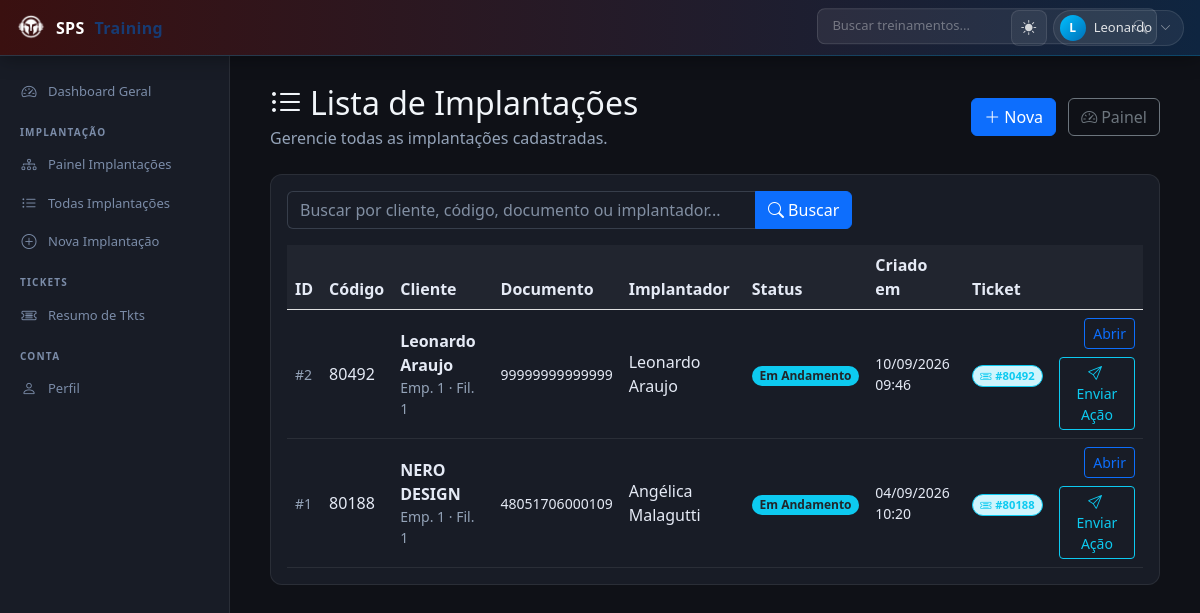
The app's page /implantacao/lista/ (signed in) with its own data.
### implantacao/models/implantacao.py (models this page shows, shortened)
class Implantacao(models.Model):
    empresa = models.IntegerField(default=0)
    filial = models.IntegerField(default=0)
    codigo_cliente = models.CharField(max_length=50)
    cliente = models.CharField(max_length=120)
    documento_cliente = models.CharField(max_length=30)
    implantador = models.CharField(max_length=120, blank=True, default='')
    data_implantacao = models.DateField(
        null=True,
        blank=True,
    )
    prazo_implementacao = models.DateField(
        null=True,
        blank=True,
    )
    status = models.CharField(
        max_length=30,
        choices=StatusImplantacao.choices,
        default=StatusImplantacao.NAO_INICIADO,
    )
    observacoes = models.TextField(blank=True)
    criado_em = models.DateTimeField(auto_now_add=True)
    atualizado_em = models.DateTimeField(auto_now=True)
    class Meta:
        db_table = 'implantacoes'
        ordering = ['-criado_em']

### implantacao/models/origem_movidesk.py (models this page shows, shortened)
class OrigemMovidesk(models.Model):
    implantacao = models.OneToOneField(
        'implantacao.Implantacao',
        related_name='movidesk',
        on_delete=models.CASCADE,
    )
    ticket_id = models.BigIntegerField(unique=True)
    sincronizado_em = models.DateTimeField(null=True, blank=True)
    dados_origem = models.JSONField(default=dict)
    class Meta:
        db_table = 'implantacoes_origens_movidesk'

### implantacao/views.py (the view, shortened to what this page needs)
# urls.py: path('lista/', views.ImplantacaoListView.as_view(), name='implantacao_list'),
@method_decorator(login_required, name='dispatch')
class ImplantacaoListView(ListView):
    template_name = 'pages/implantacao_list.html'
    context_object_name = 'object_list'
    paginate_by = 25
    def get_queryset(self):
        qs = Implantacao.objects.select_related('movidesk').order_by('-criado_em')
        q = self.request.GET.get('q', '').strip()
        return qs
    def get_context_data(self, **kwargs):
        ctx = super().get_context_data(**kwargs)
        ctx['query'] = self.request.GET.get('q', '').strip()
        return ctx

### templates/pages/implantacao_list.html (shortened to what this page needs)
{% extends 'base.html' %}
{% block content %}
<div class="container-fluid">
    <div class="row mb-4 align-items-center">
        <div class="col-md-8">
            <h2 class="mb-1"><i class="bi bi-list-ul me-2"></i>Lista de Implantações</h2>
            <p class="text-muted mb-0">Gerencie todas as implantações cadastradas.</p>
        </div>
        <div class="col-md-4 text-md-end mt-3 mt-md-0">
            <a href="{% url 'implantacao:implantacao_nova' %}" class="btn btn-primary me-2">
                <i class="bi bi-plus-lg me-1"></i>Nova
            </a>
            <a href="{% url 'implantacao:dashboard' %}" class="btn btn-outline-secondary">
                <i class="bi bi-speedometer2 me-1"></i>Painel
            </a>
        </div>
    </div>
    <div class="card">
        <div class="card-body">
            <form method="get" class="row g-3 mb-3">
                <div class="col-md-8">
                    <div class="input-group">
                        <input type="text" name="q" class="form-control"
                            placeholder="Buscar por cliente, código, documento ou implantador..." value="{{ query }}">
                        <button class="btn btn-primary" type="submit">
                            <i class="bi bi-search me-1"></i>Buscar
                        </button>
                    </div>
                </div>
            </form>
            <div class="table-responsive d-none d-lg-block">
                <table class="table table-hover align-middle mb-0">
                    <thead class="table-light">
                        <tr>
                            <th>ID</th>
                            <th>Código</th>
                            <th>Cliente</th>
                            <th>Documento</th>
                            <th>Implantador</th>
                            <th>Status</th>
                            <th>Criado em</th>
                            <th>Ticket</th>
                            <th></th>
                        </tr>
                    </thead>
                    <tbody>
                        {% for imp in object_list %}
                        <tr>
                            <td class="small text-muted">#{{ imp.id }}</td>
                            <td>{{ imp.codigo_cliente }}</td>
                            <td>
                                <div class="fw-semibold">{{ imp.cliente }}</div>
                                {% if imp.empresa or imp.filial %}
                                <div class="small text-muted">Emp. {{ imp.empresa }} · Fil. {{ imp.filial }}</div>
                                {% endif %}
                            </td>
                            <td class="small">{{ imp.documento_cliente }}</td>
                            <td>{{ imp.implantador|default:"—" }}</td>
                            <td>
                                {% with s=imp.status %}
                                <span
                                    class="badge rounded-pill
                                    {% if s == 'nao_iniciado' %}bg-secondary{% elif s == 'em_andamento' %}bg-info text-dark{% elif s == 'finalizado' %}bg-success{% else %}bg-danger{% endif %}">
                                    {{ imp.get_status_display }}
                                </span>
                                {% endwith %}
                            </td>
                            <td class="small">{{ imp.criado_em|date:"d/m/Y H:i" }}</td>
                            <td>
                                {% with origem=imp.movidesk %}
                                    {% if origem %}
                                    <span class="badge bg-info-subtle text-info border border-info rounded-pill" style="font-size: .7rem;">
                                        <i class="bi bi-ticket-detailed me-1"></i>#{{ origem.ticket_id }}
                                    </span>
                                    {% else %}
                                    <span class="badge bg-secondary-subtle text-secondary border border-secondary rounded-pill" style="font-size: .7rem;">
                                        Sem vínculo
                                    </span>
                                    {% endif %}
                                {% endwith %}
                            </td>
                            <td>
                                <div class="d-flex flex-wrap gap-2 justify-content-end">
                                    <a href="{% url 'implantacao:implantacao_detail' imp.pk %}"
                                       class="btn btn-sm btn-outline-primary">
                                        Abrir
                                    </a>
                                    <button type="button"
                                            class="btn btn-sm btn-outline-info btn-enviar-acao"
                                            data-pk="{{ imp.pk }}"
                                            data-cliente="{{ imp.cliente }}"
                                            data-next="{{ request.get_full_path }}"
                                            data-url="{% url 'implantacao:implantacao_enviar_acao' imp.pk %}"
                                            data-tem-origem="{% if imp.movidesk %}1{% else %}0{% endif %}"
                                            {% if not imp.movidesk %}title="Implantação sem ticket Movidesk vinculado."{% endif %}>
                                        <i class="bi bi-send me-1"></i>Enviar Ação
                                    </button>
                                </div>
                            </td>
                        </tr>
                        {% endfor %}
                    </tbody>
                </table>
            </div>
        </div>
    </div>
</div>
{% endblock %}

### templates/base.html (shortened to what this page needs)
{% load static %}
<!DOCTYPE html>
<html lang="pt-br" data-theme="dark">
<head>
    <link href="https://cdn.jsdelivr.net/npm/bootstrap@5.3.0/dist/css/bootstrap.min.css" rel="stylesheet">
    <link href="https://cdn.jsdelivr.net/npm/bootstrap@5.3.0/dist/css/bootstrap.min.css" rel="stylesheet">
    <link href="https://cdn.jsdelivr.net/npm/bootstrap-icons@1.10.0/font/bootstrap-icons.css" rel="stylesheet">
</head>
<body>
    <nav class="sps-navbar">
        <a class="sps-navbar__brand" href="/home/">
            <img src="{% static 'logo.png' %}" alt="SPS">
            SPS <span>Training</span>
        </a>
        {% if user.is_authenticated %}
        <div class="sps-search">
            <input type="text" id="searchInput" placeholder="Buscar treinamentos..." autocomplete="off">
            <i class="bi bi-search sps-search__icon"></i>
        </div>
        {% endif %}
        <div class="sps-navbar__actions">
            <button class="sps-nav-btn" onclick="toggleTheme()" title="Alternar tema" aria-label="Tema">
                <i class="bi bi-moon-fill" id="themeIcon"></i>
            </button>
            {% if user.is_authenticated %}
            <div class="sps-dropdown" id="userDropdown">
                <div class="sps-user-chip" onclick="toggleDropdown('userDropdown')">
                    <div class="sps-user-chip__avatar">
                        {{ user.first_name|default:user.username|slice:":1"|upper }}
                    </div>
                    <span>{{ user.first_name|default:user.username }}</span>
                    <i class="bi bi-chevron-down" style="font-size:11px; opacity:.6;"></i>
                </div>
            </div>
            {% else %}
            <a class="sps-nav-btn" href="{% url 'login' %}" title="Entrar">
                <i class="bi bi-box-arrow-in-right"></i>
            </a>
            {% endif %}
        </div>
    </nav>
    <div class="sps-layout">
        {% if user.is_authenticated %}
        <aside class="sps-sidebar" id="sidebar">
            <a class="sps-nav-link {% block active_home %}{% endblock %}" href="{% url 'home' %}">
                <i class="bi bi-speedometer2"></i>
                Dashboard Geral
            </a>
            <div class="sps-sidebar__label">Implantação</div>
            <a class="sps-nav-link {% block active_implantacao %}{% endblock %}"
                href="{% url 'implantacao:dashboard' %}">
                <i class="bi bi-diagram-3"></i>
                Painel Implantações
            </a>
            <a class="sps-nav-link" href="{% url 'implantacao:implantacao_list' %}">
                <i class="bi bi-list-ul"></i>
                Todas Implantações
            </a>
            <a class="sps-nav-link" href="{% url 'implantacao:implantacao_nova' %}">
                <i class="bi bi-plus-circle"></i>
                Nova Implantação
            </a>
            <div class="sps-sidebar__label">Tickets</div>
            <a class="sps-nav-link" href="{% url 'tkts:painel_atrasados' %}">
                <i class="bi bi-ticket-detailed"></i>
                Resumo de Tkts
            </a>
            <div class="sps-sidebar__label">Conta</div>
            <a class="sps-nav-link" href="{% url 'autenticacao:perfil_template' %}">
                <i class="bi bi-person"></i>
                Perfil
            </a>
        </aside>
        {% endif %}
        <main class="sps-main">
            {% block content %}{% endblock %}
        </main>
    </div>
</body>
</html>

### records on screen
Implantacao: id "2", codigo_cliente "80492", cliente "Leonardo Araujo", empresa "1", filial "1", documento_cliente "99999999999999", implantador "Leonardo Araujo", status "Em Andamento", criado_em "10/09/2026 09:46", movidesk.ticket_id "80492"
Implantacao: id "1", codigo_cliente "80188", cliente "NERO DESIGN", empresa "1", filial "1", documento_cliente "48051706000109", implantador "Angélica Malagutti", status "Em Andamento", criado_em "04/09/2026 10:20", movidesk.ticket_id "80188"

### other values on screen
{{ user.first_name|default:user.username|slice:":1"|upper }} "L"
{{ user.first_name|default:user.username }} "Leonardo"
